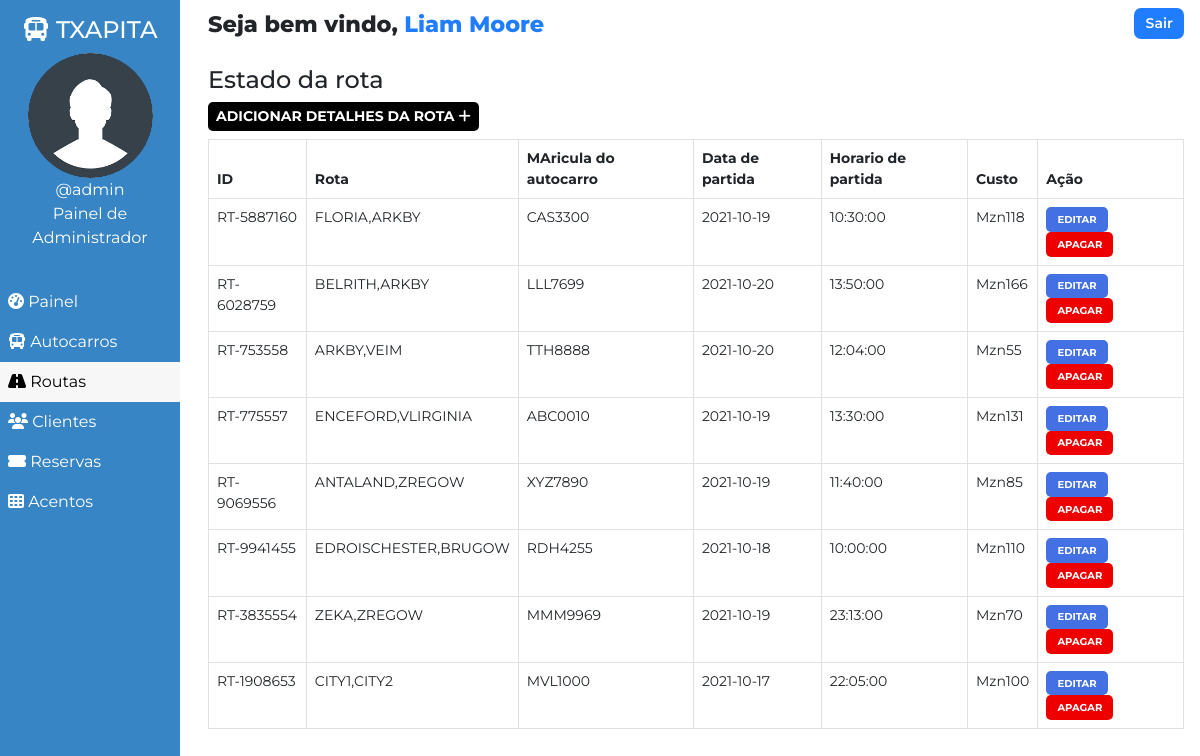
The app's page /admin/route.php (signed in), older data.
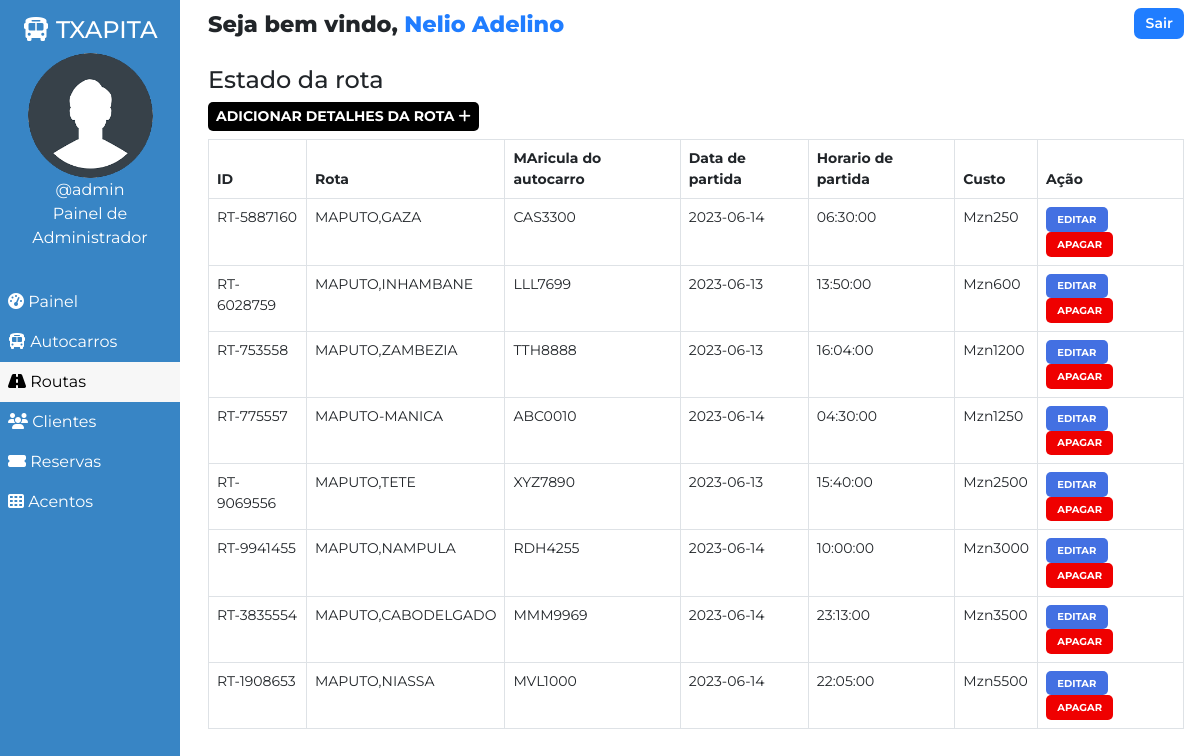
The same page, newer data.
### tables this page shows
CREATE TABLE `users` (
  `user_id` int(11) NOT NULL,
  `user_fullname` varchar(100) NOT NULL,
  `user_name` varchar(30) NOT NULL,
  `user_password` varchar(255) NOT NULL,
  `user_created` datetime NOT NULL DEFAULT current_timestamp()
);

CREATE TABLE `routes` (
  `id` int(100) NOT NULL,
  `route_id` varchar(255) NOT NULL,
  `bus_no` varchar(155) NOT NULL,
  `route_cities` varchar(255) NOT NULL,
  `route_dep_date` date NOT NULL,
  `route_dep_time` time NOT NULL,
  `route_step_cost` int(100) NOT NULL,
  `route_created` datetime NOT NULL DEFAULT current_timestamp()
);

### admin/route.php (the view, shortened to what the changed rows need)
<!DOCTYPE html>
<html lang="en">
<head>
    <link href="https://cdn.jsdelivr.net/npm/bootstrap@5.0.1/dist/css/bootstrap.min.css" rel="stylesheet">
</head>
<body>
    <?php require '../assets/partials/_admin-header.php';?>
        <?php
            $resultSql = "SELECT * FROM `routes` ORDER BY route_created DESC";
            $resultSqlResult = mysqli_query($conn, $resultSql);
            if(!mysqli_num_rows($resultSqlResult)){ ?>
                <div class="container mt-4">
                    <div id="noRoutes" class="alert alert-dark " role="alert">
                        <h1 class="alert-heading">Nenhuma Registrada!!</h1>
                        <p class="fw-light">Seja a primeira pessoa a adicionar um!</p>
                        <hr>
                        <div id="addRouteAlert" class="alert alert-success" role="alert">
                                Click on <button id="add-button" class="button btn-sm"type="button"data-bs-toggle="modal" data-bs-target="#addModal">Adicionar <i class="fas fa-plus"></i></button> adicionar rota!
                        </div>
                    </div>
                </div>
            <?php }
            else { ?>
                <section id="route">
                    <div id="route-results">
                        <table class="table table-hover table-bordered">
                            <thead>
                                <th>ID</th>
                                <th>Rota</th>
                                <th>MAricula do autocarro</th>
                                <th>Data de partida</th>
                                <th>Horario de partida</th>
                                <th>Custo</th>
                                <th>Ação</th>
                            </thead>
                            <?php
                                while($row = mysqli_fetch_assoc($resultSqlResult))
                                {
                                    $id = $row["id"];
                                    $route_id = $row["route_id"];
                                    $route_cities = $row["route_cities"];
                                    $route_dep_time = $row["route_dep_time"];
                                    $route_dep_date = $row["route_dep_date"];
                                    $route_step_cost = $row["route_step_cost"];
                                    $bus_no = $row["bus_no"];
                                        ?>
                                    <tr>
                                        <td>
                                            <?php
                                                echo $route_id;
                                            ?>
                                        </td>
                                        <td>
                                            <?php
                                                echo $route_cities;
                                            ?>
                                        </td>
                                        <td>
                                            <?php
                                                echo $bus_no;
                                            ?>
                                        </td>
                                        <td>
                                            <?php
                                                echo $route_dep_date;
                                            ?>
                                        </td>
                                        <td>
                                            <?php
                                                echo $route_dep_time;
                                            ?>
                                        </td>
                                        <td>
                                            <?php
                                                echo 'Mzn'.$route_step_cost;?>
                                        </td>
                                        <td>
                                            <button class="button edit-button " data-link="<?php echo $_SERVER['REQUEST_URI']; ?>" data-id="<?php
                                                echo $id;?>" data-cities="<?php
                                                echo $route_cities;?>" data-cost="<?php
                                                echo $route_step_cost;?>" data-date="<?php
                                                echo $route_dep_date;
                                            ?>" data-time="<?php
                                            echo $route_dep_time;
                                            ?>" data-busno="<?php
                                            echo $bus_no;
                                            ?>"
                                            >Editar</button>
                                            <button class="button delete-button" data-bs-toggle="modal" data-bs-target="#deleteModal" data-id="<?php
                                                echo $id;?>">Apagar</button>
                                        </td>
                                    </tr>
                                <?php
                                }
                            ?>
                        </table>
                    </div>
                    </section>
                <?php  }
            ?>
            </div>
    </main>
</body>
</html>

### assets/partials/_admin-header.php (shortened to what the changed rows need)
<?php
    $conn = db_connect();
    $user_id = $_SESSION['user_id'];
    $sql = "SELECT * FROM users WHERE user_id = $user_id";
    $result = mysqli_query($conn, $sql);
    if($row = mysqli_fetch_assoc($result))
    {
        $user_fullname = $row["user_fullname"];
        $user_name = $row["user_name"];
    }
?>
    <main id="container">
        <div id="sidebar">
            <div>
                <img class="adminDp" src="../assets/img/userav-min.png" height="125px" alt="Admin Profile Pic">
                <p>
                    <?php  echo '@'.$user_name;  ?>
                </p>
                <p>Painel de Administrador</p>
            </div>
        </div>
        <div id="main-content">
            <section id="welcome">
                <ul>
                    <li class="welcome-item">Seja bem vindo,
                        <span id="USER">
                            <?php
                                echo $user_fullname;
                            ?>
                        </span>
                    </li>
                </ul>
            </section>

Row changes from the older to the newer data that the page shows:
changed users "admin": user_fullname "Liam Moore" → "Nelio Adelino"
changed routes "RT-5887160": route_cities "FLORIA,ARKBY" → "MAPUTO,GAZA"; route_dep_date "2021-10-19" → "2023-06-14"; route_dep_time "10:30:00" → "06:30:00"; route_step_cost "118" → "250"
changed routes "RT-6028759": route_cities "BELRITH,ARKBY" → "MAPUTO,INHAMBANE"; route_dep_date "2021-10-20" → "2023-06-13"; route_step_cost "166" → "600"
changed routes "RT-753558": route_cities "ARKBY,VEIM" → "MAPUTO,ZAMBEZIA"; route_dep_date "2021-10-20" → "2023-06-13"; route_dep_time "12:04:00" → "16:04:00"; route_step_cost "55" → "1200"
changed routes "RT-775557": route_cities "ENCEFORD,VLIRGINIA" → "MAPUTO-MANICA"; route_dep_date "2021-10-19" → "2023-06-14"; route_dep_time "13:30:00" → "04:30:00"; route_step_cost "131" → "1250"
changed routes "RT-9069556": route_cities "ANTALAND,ZREGOW" → "MAPUTO,TETE"; route_dep_date "2021-10-19" → "2023-06-13"; route_dep_time "11:40:00" → "15:40:00"; route_step_cost "85" → "2500"
changed routes "RT-9941455": route_cities "EDROISCHESTER,BRUGOW" → "MAPUTO,NAMPULA"; route_dep_date "2021-10-18" → "2023-06-14"; route_step_cost "110" → "3000"
changed routes "RT-3835554": route_cities "ZEKA,ZREGOW" → "MAPUTO,CABODELGADO"; route_dep_date "2021-10-19" → "2023-06-14"; route_step_cost "70" → "3500"
changed routes "RT-1908653": route_cities "CITY1,CITY2" → "MAPUTO,NIASSA"; route_dep_date "2021-10-17" → "2023-06-14"; route_step_cost "100" → "5500"
